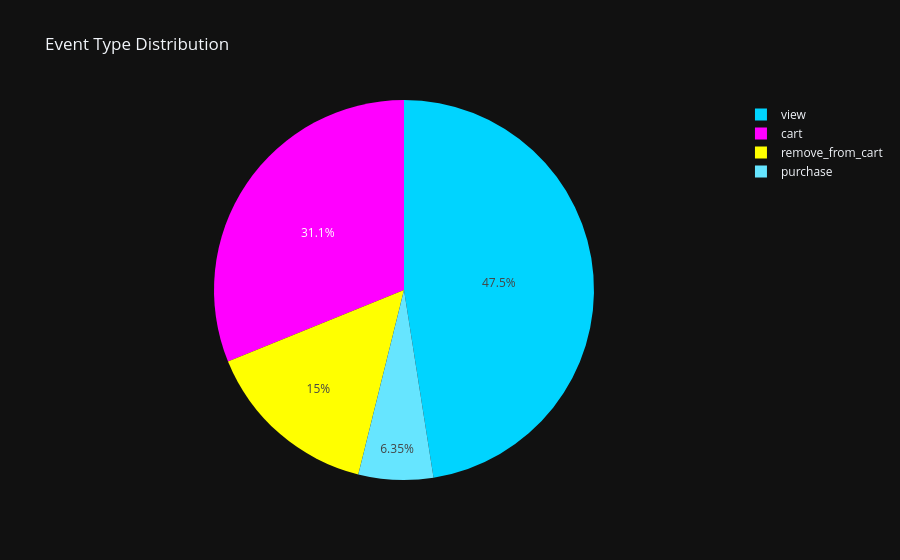
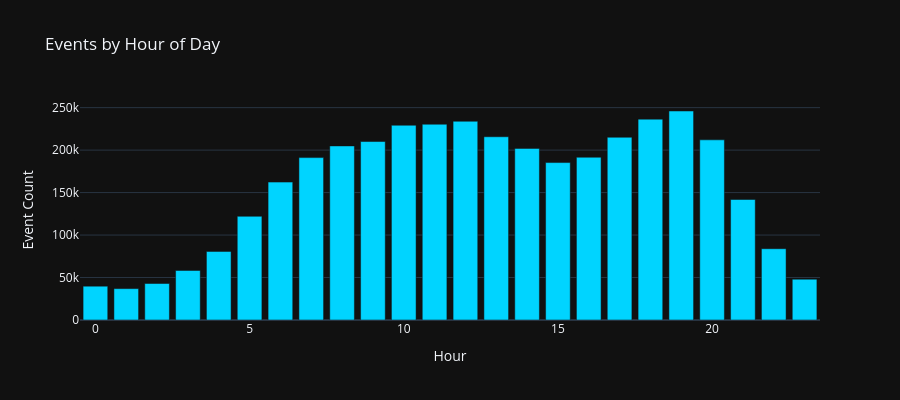
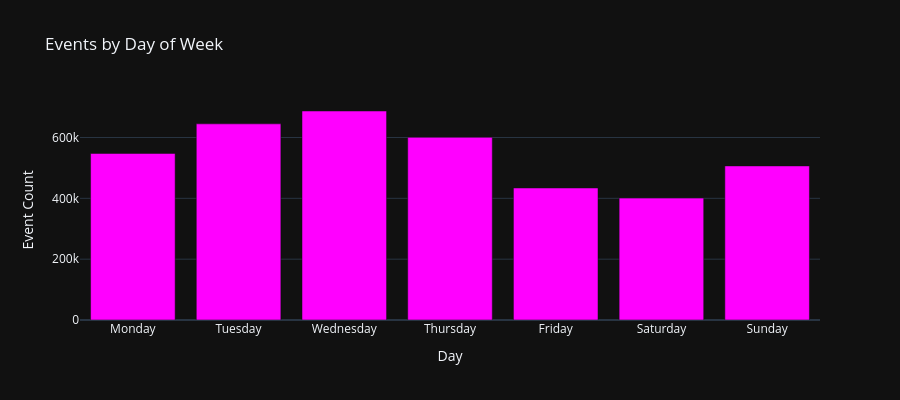

The cell these charts' notebook holds for them, in order:
### Code cell
import pandas as pd
import numpy as np
import plotly.express as px
import plotly.graph_objects as go
from plotly.subplots import make_subplots
import matplotlib.pyplot as plt
import seaborn as sns
from scipy import stats
import warnings
warnings.filterwarnings('ignore')

print("✅ Libraries loaded")

# %%
# Load processed data
print("Loading processed datasets...")

df = pd.read_csv('../data/processed/events_cleaned.csv', parse_dates=['event_time'])
hourly = pd.read_csv('../data/processed/hourly_aggregated.csv', parse_dates=['event_time'])
daily = pd.read_csv('../data/processed/daily_aggregated.csv', parse_dates=['date'])

print(f"✅ Main dataset: {df.shape}")
print(f"✅ Hourly data: {hourly.shape}")
print(f"✅ Daily data: {daily.shape}")



# %%
# Event type distribution
event_counts = df['event_type'].value_counts()
fig = px.pie(values=event_counts.values, names=event_counts.index,
             title='Event Type Distribution',
             color_discrete_sequence=['#00d4ff', '#ff00ff', '#ffff00'])
fig.update_layout(template='plotly_dark')
fig.show()

# %%
# Hourly pattern
hourly_pattern = df.groupby('hour').size()
fig = px.bar(x=hourly_pattern.index, y=hourly_pattern.values,
             title='Events by Hour of Day',
             labels={'x': 'Hour', 'y': 'Event Count'})
fig.update_traces(marker_color='#00d4ff')
fig.update_layout(template='plotly_dark', height=400)
fig.show()

# %%
# Day of week pattern
dow_pattern = df.groupby('day_name').size().reindex([
    'Monday', 'Tuesday', 'Wednesday', 'Thursday', 'Friday', 'Saturday', 'Sunday'
])
fig = px.bar(x=dow_pattern.index, y=dow_pattern.values,
             title='Events by Day of Week',
             labels={'x': 'Day', 'y': 'Event Count'})
fig.update_traces(marker_color='#ff00ff')
fig.update_layout(template='plotly_dark', height=400)
fig.show()

### Figure 1 — Plotly figure (JSON) as saved in the notebook; plotly's stock layout.template omitted (floating-point values rounded to 4 significant figures)
{"data": [{"domain": {"x": [0, 1], "y": [0, 1]}, "hovertemplate": "label=%{label}<br>value=%{value}<extra></extra>", "labels": ["view", "cart", "remove_from_cart", "purchase"], "legendgroup": "", "name": "", "showlegend": true, "type": "pie", "values": [1815733, 1190259, 572755, 242842]}], "layout": {"legend": {"tracegroupgap": 0}, "piecolorway": ["#00d4ff", "#ff00ff", "#ffff00"], "title": {"text": "Event Type Distribution"}}}

### Figure 2 — Plotly figure (JSON) as saved in the notebook; plotly's stock layout.template omitted (floating-point values rounded to 4 significant figures)
{"data": [{"alignmentgroup": "True", "hovertemplate": "Hour=%{x}<br>Event Count=%{y}<extra></extra>", "legendgroup": "", "marker": {"color": "#00d4ff", "pattern": {"shape": ""}}, "name": "", "offsetgroup": "", "orientation": "v", "showlegend": false, "textposition": "auto", "type": "bar", "x": [0, 1, 2, 3, 4, 5, 6, 7, 8, 9, 10, 11, 12, 13, 14, 15, 16, 17, 18, 19, 20, 21, 22, 23], "xaxis": "x", "y": [39804, 36933, 42954, 58331, 80751, 122075, 162352, 191198, 204951, 210122, 229283, 230492, 233956, 215753, 202050, 185341, 191599, 215125, 236468, 246055, 212096, 141902, 83928, 48070], "yaxis": "y"}], "layout": {"barmode": "relative", "height": 400, "legend": {"tracegroupgap": 0}, "title": {"text": "Events by Hour of Day"}, "xaxis": {"anchor": "y", "domain": [0, 1], "title": {"text": "Hour"}}, "yaxis": {"anchor": "x", "domain": [0, 1], "title": {"text": "Event Count"}}}}

### Figure 3 — Plotly figure (JSON) as saved in the notebook; plotly's stock layout.template omitted (floating-point values rounded to 4 significant figures)
{"data": [{"alignmentgroup": "True", "hovertemplate": "Day=%{x}<br>Event Count=%{y}<extra></extra>", "legendgroup": "", "marker": {"color": "#ff00ff", "pattern": {"shape": ""}}, "name": "", "offsetgroup": "", "orientation": "v", "showlegend": false, "textposition": "auto", "type": "bar", "x": ["Monday", "Tuesday", "Wednesday", "Thursday", "Friday", "Saturday", "Sunday"], "xaxis": "x", "y": [547585, 644921, 687158, 600478, 434080, 400758, 506609], "yaxis": "y"}], "layout": {"barmode": "relative", "height": 400, "legend": {"tracegroupgap": 0}, "title": {"text": "Events by Day of Week"}, "xaxis": {"anchor": "y", "domain": [0, 1], "title": {"text": "Day"}}, "yaxis": {"anchor": "x", "domain": [0, 1], "title": {"text": "Event Count"}}}}
